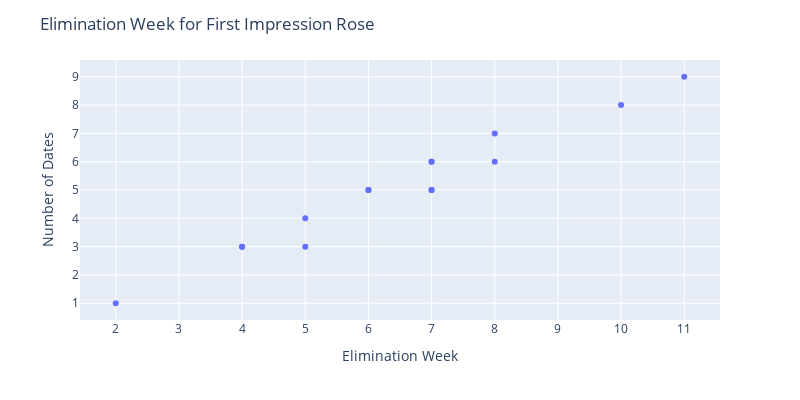

Write notebook code for a chart like this one.
### Code cell
fig3 = px.scatter(bachelor_r1, x="elim_week", y="total_dates", log_x=False,
                 hover_name="CONTESTANT", width=800, height=400)
fig3.update_layout(
    title="Elimination Week for First Impression Rose",
    xaxis_title="Elimination Week",
    yaxis_title="Number of Dates")
fig3.update_layout(
    xaxis = dict(
        tickmode = 'linear',
        tick0 = 1,
        dtick = 1))
fig3.update_layout(
    yaxis = dict(
        tickmode = 'linear',
        tick0 = 1,
        dtick = 1))
fig3.show()

### Figure 1 — Plotly figure (JSON) as saved in the notebook; plotly's stock layout.template omitted (floating-point values rounded to 4 significant figures)
{"data": [{"hoverlabel": {"namelength": 0}, "hovertemplate": "<b>%{hovertext}</b><br><br>elim_week=%{x}<br>total_dates=%{y}", "hovertext": ["21_VANESSA_G", "20_OLIVIA_C", "19_BRITT_N", "18_SHARLEEN_J", "17_TIERRA_L", "16_LINDZI_C", "15_ASHLEY_S", "14_TENLEY_M", "13_NIKKI_K", "12_AMANDA_R", "11_JENNI_C", "10_STEPHANIE_T", "07_Sarah W.", "07_Kerry", "05_TRISH_S"], "legendgroup": "", "marker": {"color": "#636efa", "symbol": "circle"}, "mode": "markers", "name": "", "showlegend": false, "type": "scatter", "x": ["11", "6", "7", "7", "7", "10", "5", "8", "4", "7", "8", "4", "6", "2", "5"], "xaxis": "x", "y": [9, 5, 6, 5, 5, 8, 3, 6, 3, 6, 7, 3, 5, 1, 4], "yaxis": "y"}], "layout": {"height": 400, "legend": {"tracegroupgap": 0}, "margin": {"t": 60}, "title": {"text": "Elimination Week for First Impression Rose"}, "width": 800, "xaxis": {"anchor": "y", "domain": [0, 1], "dtick": 1, "tick0": 1, "tickmode": "linear", "title": {"text": "Elimination Week"}}, "yaxis": {"anchor": "x", "domain": [0, 1], "dtick": 1, "tick0": 1, "tickmode": "linear", "title": {"text": "Number of Dates"}}}}
